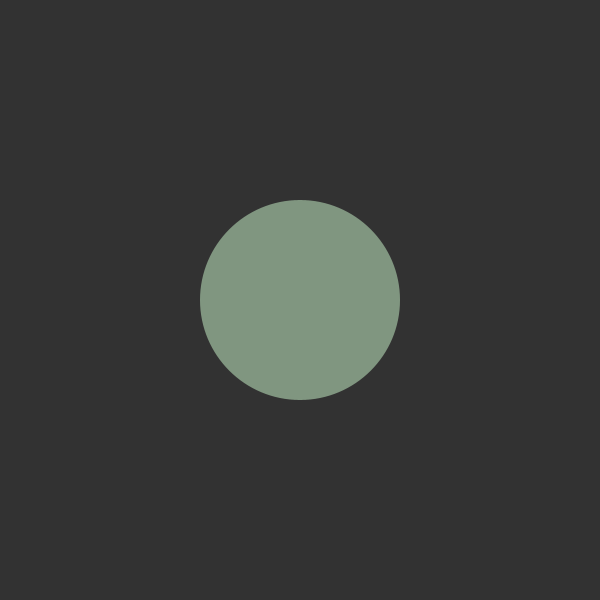
Frame 1 (no input)
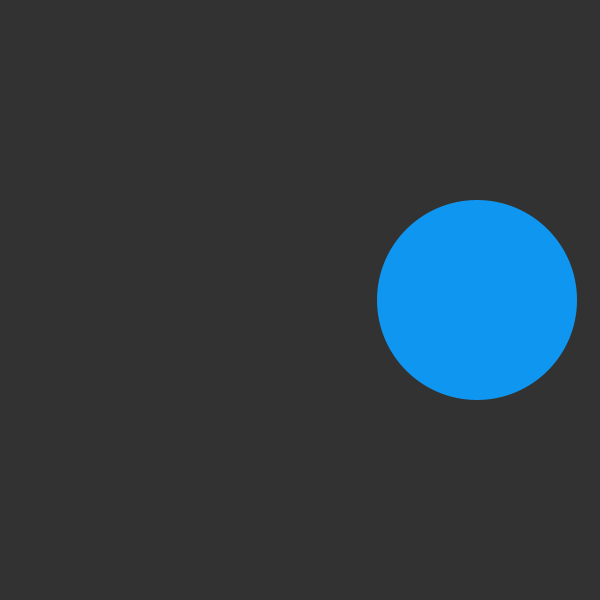
Frame 60 (the mouse pressed at the canvas centre just before this capture)
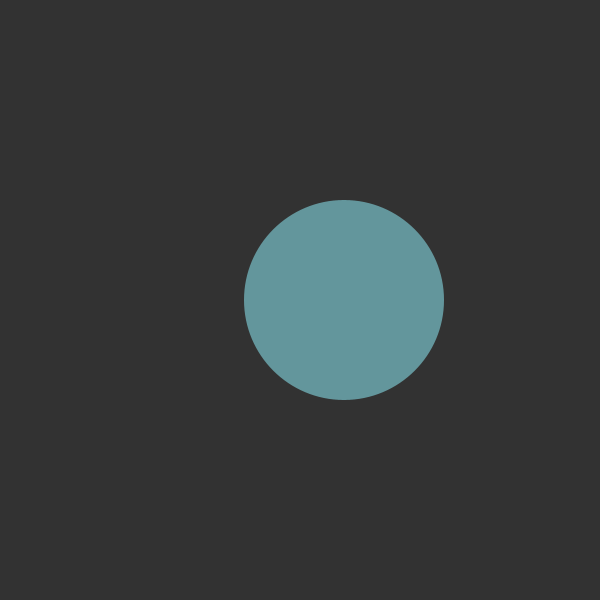
Frame 120 (the mouse held since frame 60 and released just before this capture)

The Processing sketch that drew these frames (run headless with seeded random() and noise(); from frame 60 on, the mouse is pressed at the canvas centre):

// Processing sketch: AnimationBasics_Color
// ── AnimationBasics_Color.pde

/*
ANIMATION BASICS: COLOR
Jeff Thompson | 2019 | jeffreythompson.org

Alongside position and rotation, we can also animate
the color of an object. We could have the color change
when triggered by something (like a mouse-press in
the interactivity project) or smoothly using lerpColor().

CHALLENGES:
+ Can you have the colors randomly changed every
  time the shape hits the edge? Or what about every
  five times it hits the edge (hint: use modulus %)

*/


float speed =  3;    // move this much each frame
float radius = 100;  // radius of the circle

int bumpCount = 0;   // how many times have we hit the edge?

// for a fancier version: rotate around the
// center of the shape too
float rotationSpeed = radians(3);

float x;
float angle = 0;


void setup() {
  size(600,600);
  
  // start in the center
  x = width/2;
}


void draw() {
  background(50);
  
  // each frame, use the x position, as well as the
  // min and max x position in map() to set the fill
  // color using lerpColor()
  color from = color(255,150,0);
  color to =   color(0,150,255);
  float pct =  map(x, radius,width-radius, 0,1);
  
  fill( lerpColor(from, to, pct) );
  noStroke();
  ellipse(x,height/2, radius*2,radius*2);
  
  // a fancier version, which uses a polygon instead
  // of a circle and rotates every frame
  //pushMatrix();
  //translate(x, height/2);
  //rotate(angle);
  //fill( lerpColor(from, to, pct) );
  //noStroke();
  //beginShape();
  //for (float a=0; a<TWO_PI; a+=radians(45)) {
  //
  //// what is this crazy thing?!
  //// these formulas let us compute the x/y position
  //// of a point given an angle and radius – super helpful
  //// for games as well as drawing complex shapes like
  //// polygons, since we can't use translate() or rotate()
  //// inside beginShape()
  //  float px = cos(a) * radius;
  //  float py = sin(a) * radius;
  //  vertex(px,py);
  //}
  //endShape(CLOSE);
  //popMatrix();
  
  // update the x position
  x += speed;
  
  // for the fancy version, also update
  // the angle of rotation
  angle += rotationSpeed;
  
  // bounce when shape hits the edges of the screen
  if (x + radius > width) {
    x = width - radius;
    speed *= -1;            // reverse direction of motion
    rotationSpeed *= -1;    // reverse rotation too
    bumpCount += 1;         // update edge-bump count
    println(bumpCount);
  }
  else if (x - radius < 0) {
    x = radius;
    speed *= -1;
    rotationSpeed *= -1;
    bumpCount += 1;
    println(bumpCount);
  }
}
  
  
  
  
  
  
  
  
  
